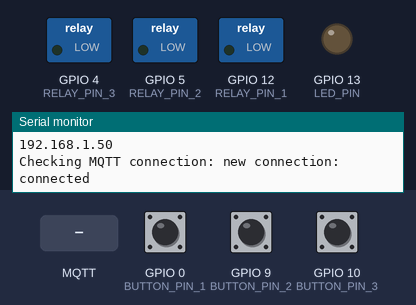
The sketch below on a simulated ESP8266 (NodeMCU). Shown: switched loads named in the sketch (green lamp = pin HIGH), output pins drawn as LEDs (lit = HIGH), the last lines printed to the serial monitor. Inputs (shaded band) come from the test bench; at power-on: GPIO 0 (BUTTON_PIN_1) HIGH, GPIO 10 (BUTTON_PIN_3) HIGH, GPIO 9 (BUTTON_PIN_2) HIGH. WiFi joins after 1.5 s; servers stay silent unless stated; no MQTT or app messages arrive unless stated.

Above: at 5.9 s.
6.0 s: GPIO 0 (BUTTON_PIN_1) pulled LOW for 0.15 s
At 6.6 s:
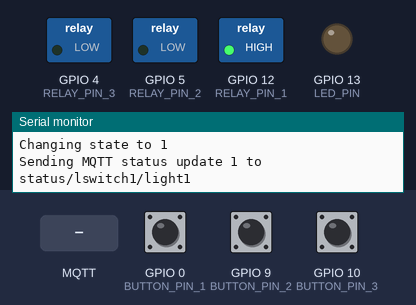
7.6 s: MQTT message "1" arrives on the second subscribed topic
At 8.7 s:
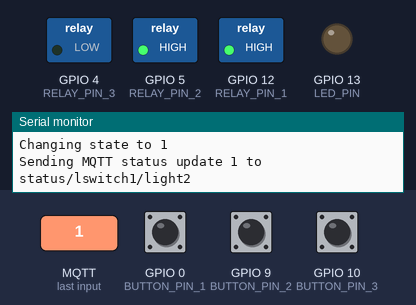
9.1 s: GPIO 10 (BUTTON_PIN_3) pulled LOW for 0.15 s
At 10.3 s:
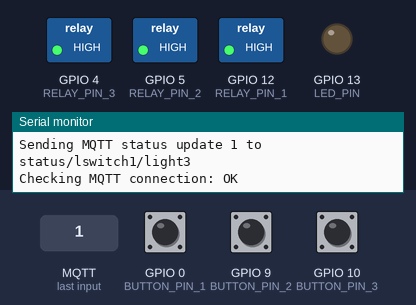
10.7 s: GPIO 9 (BUTTON_PIN_2) pulled LOW for 0.15 s
At 11.8 s:
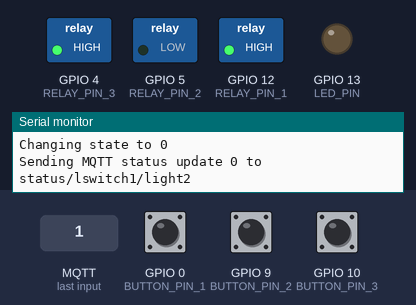
12.3 s: MQTT message "0" arrives on the first subscribed topic
At 12.7 s:
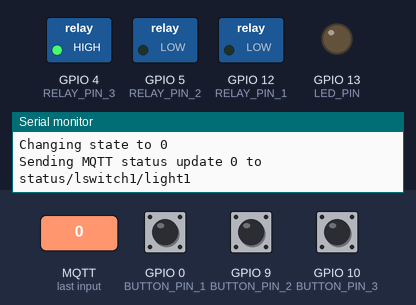
13.8 s: GPIO 9 (BUTTON_PIN_2) pulled LOW for 1 s
At 16.3 s:
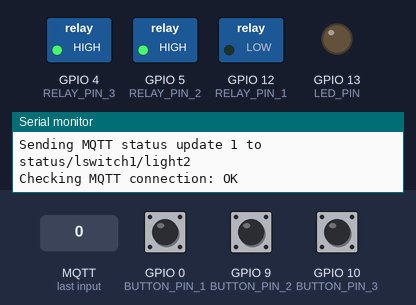
Timing chart, 0 to 17.3 s (numbered marks = the images above; inputs shaded):
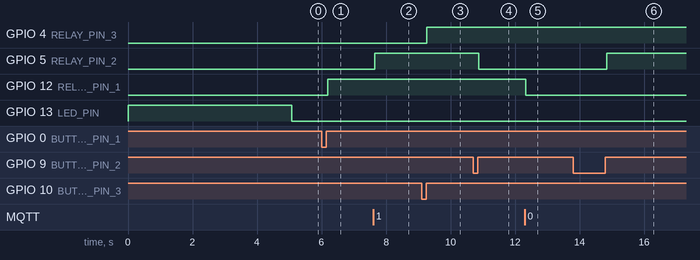

Measured:
- after the input at 6.0 s, GPIO 12 (RELAY_PIN_1): LOW → HIGH after 0.19 s
- after the input at 7.6 s, GPIO 5 (RELAY_PIN_2): LOW → HIGH after 0.05 s
- after the input at 9.1 s, GPIO 4 (RELAY_PIN_3): LOW → HIGH after 0.16 s
- after the input at 10.7 s, GPIO 5 (RELAY_PIN_2): HIGH → LOW after 0.17 s
- after the input at 12.3 s, GPIO 12 (RELAY_PIN_1): HIGH → LOW at once
- after the input at 13.8 s, GPIO 5 (RELAY_PIN_2): LOW → HIGH after 1.0 s

The sketch:

Serial_Echo1.ino
```cpp
/*
   Simpleton Sonoff Touch firmware with MQTT support
   Supports OTA update
   David Pye (C) 2016 GNU GPL v3
*/

#include <ESP8266WiFi.h>
#include <PubSubClient.h>
#include <ESP8266mDNS.h>
#include <WiFiUdp.h>
#include <OneWire.h>
#include <ArduinoOTA.h>

#define NAME "lswitch1"
#define SSID "DIR-300NRU"
#define PASS "7581730dd"

//Defaults to DHCP, if you want a static IP, uncomment and
//configure below
//#define STATIC_IP
#ifdef STATIC_IP
IPAddress ip(192, 168, 0, 50);
IPAddress gateway(192, 168, 1, 1);
IPAddress subnet(255, 255, 0, 0);
#endif

#define MQTT_SERVER "m13.cloudmqtt.com"
#define MQTT_PORT 18076
#define MQTT_USER "xlgdggka"
#define MQTT_PASS "grUisx_T6fro"
#define BUFFER_SIZE 100

#define OTA_PASS "UPDATE_PW"
#define OTA_PORT 8266
const char *cmndTopicMode = "cmnd/" NAME "/mode";
const char *cmndTopic1 = "cmnd/" NAME "/light1";
const char *cmndTopic2 = "cmnd/" NAME "/light2";
const char *cmndTopic3 = "cmnd/" NAME "/light3";
const char *statusTopic_1 = "status/" NAME "/light1";
const char *statusTopic_2 = "status/" NAME "/light2";
const char *statusTopic_3 = "status/" NAME "/light3";

#define BUTTON_PIN_1 0
#define BUTTON_PIN_2 9
#define BUTTON_PIN_3 10
#define RELAY_PIN_1 12
#define RELAY_PIN_2 5
#define RELAY_PIN_3 4
#define LED_PIN 13

volatile int desiredRelayState_1 = 0;
volatile int desiredRelayState_2 = 0;
volatile int desiredRelayState_3 = 0;
volatile int relayState_1 = 0;
volatile int relayState_2 = 0;
volatile int relayState_3 = 0;
volatile unsigned long millisSinceChange_1 = 0;
volatile unsigned long millisSinceChange_2 = 0;
volatile unsigned long millisSinceChange_3 = 0;
volatile int modes = 0;  //0-ручной, 1-автоматический
volatile unsigned long millisAttach = 0;

unsigned long lastMQTTCheck = -5000; //This will force an immediate check on init.

WiFiClient espClient;
PubSubClient client(espClient);
bool printedWifiToSerial = false;

void initWifi() {
  // We start by connecting to a WiFi network
  Serial.println();
  Serial.print("Connecting to ");
  Serial.println(SSID);
#ifdef STATIC_IP
  WiFi.config(ip, gateway, subnet);
#endif

  WiFi.begin(SSID, PASS);
}

void checkMQTTConnection() {
  Serial.print("Checking MQTT connection: ");
  if (client.connected()) Serial.println("OK");
  else {
    if (WiFi.status() == WL_CONNECTED) {
      //Wifi connected, attempt to connect to server
      Serial.print("new connection: ");
      if (client.connect(NAME,MQTT_USER,MQTT_PASS)) {
        Serial.println("connected");
        client.subscribe(cmndTopic1);
        client.subscribe(cmndTopic2);
        client.subscribe(cmndTopic3);
        client.subscribe(cmndTopicMode);
      } else {
        Serial.print("failed, rc=");
        Serial.println(client.state());
      }
    }
    else {
      //Wifi isn't connected, so no point in trying now.
      Serial.println(" Not connected to WiFI AP, abandoned connect.");
    }
  }
  //Set the status LED to ON if we are connected to the MQTT server
  if (client.connected()) digitalWrite(LED_PIN, LOW);
    else digitalWrite(LED_PIN, HIGH);
}

void MQTTcallback(char* topic, byte* payload, unsigned int length) {
  Serial.print("Message arrived [");
  Serial.print(topic);
  Serial.println("] ");

  if (!strcmp(topic, cmndTopic1)) {
    if ((char)payload[0] == '1' || ! strncasecmp_P((char *)payload, "on", length)) {
        desiredRelayState_1 = 1;
        millisAttach = millis();
    }
    else if ((char)payload[0] == '0' || ! strncasecmp_P((char *)payload, "off", length)) {
      desiredRelayState_1 = 0;
      millisAttach = millis();
    }
    else if ( ! strncasecmp_P((char *)payload, "toggle", length)) {
      desiredRelayState_1 = !desiredRelayState_1;
      millisAttach = millis();
    }
  }else if(!strcmp(topic, cmndTopic2)){
    if ((char)payload[0] == '1' || ! strncasecmp_P((char *)payload, "on", length)) {
        desiredRelayState_2 = 1;
        millisAttach = millis();
    }
    else if ((char)payload[0] == '0' || ! strncasecmp_P((char *)payload, "off", length)) {
      desiredRelayState_2 = 0;
      millisAttach = millis();
    }
    else if ( ! strncasecmp_P((char *)payload, "toggle", length)) {
      desiredRelayState_2 = !desiredRelayState_2;
      millisAttach = millis();
    }
  }else if(!strcmp(topic, cmndTopic3)){
    if ((char)payload[0] == '1' || ! strncasecmp_P((char *)payload, "on", length)) {
        desiredRelayState_3 = 1;
        millisAttach = millis();
    }
    else if ((char)payload[0] == '0' || ! strncasecmp_P((char *)payload, "off", length)) {
      desiredRelayState_3 = 0;
      millisAttach = millis();
    }
    else if ( ! strncasecmp_P((char *)payload, "toggle", length)) {
      desiredRelayState_3 = !desiredRelayState_3;
      millisAttach = millis();
    }
  }
}

void shortPress_1() {
  desiredRelayState_1 = !desiredRelayState_1; //Toggle relay state.
  millisAttach = millis();
}

void shortPress_2() {
  desiredRelayState_2 = !desiredRelayState_2; //Toggle relay state.
  millisAttach = millis();
}

void shortPress_3() {
  desiredRelayState_3 = !desiredRelayState_3; //Toggle relay state.
  millisAttach = millis();
}


void buttonChangeCallback_1() {
  if (digitalRead(BUTTON_PIN_1) == 1) {
    //Button has been released, trigger one of the two possible options.
    if (millis() - millisSinceChange_1 > 100){
      //Short press
      shortPress_1();
    }else {
      //Too short to register as a press
    }
  }else {
    //Just been pressed - do nothing until released.
    millisSinceChange_1 = millis();
  }

}

void buttonChangeCallback_2() {
  if (digitalRead(BUTTON_PIN_2) == 1) {
    //Button has been released, trigger one of the two possible options.
    if (millis() - millisSinceChange_2 > 100){
      //Short press
      shortPress_2();
    }else {
      //Too short to register as a press
    }
  }else {
    //Just been pressed - do nothing until released.
    millisSinceChange_2 = millis();
  }

}

void buttonChangeCallback_3() {
  if (digitalRead(BUTTON_PIN_3) == 1) {
    //Button has been released, trigger one of the two possible options.
    if (millis() - millisSinceChange_3 > 100){
      //Short press
      shortPress_3();
    }else {
      //Too short to register as a press
    }
  }else {
    //Just been pressed - do nothing until released.
    millisSinceChange_3 = millis();
  }

}

void setup() {
  Serial.begin(115200);
  Serial.println("Initialising");
  pinMode(RELAY_PIN_1, OUTPUT);
  pinMode(RELAY_PIN_2, OUTPUT);
  pinMode(RELAY_PIN_3, OUTPUT);
  digitalWrite(RELAY_PIN_1, LOW);
  digitalWrite(RELAY_PIN_2, LOW);
  digitalWrite(RELAY_PIN_3, LOW);
  pinMode(BUTTON_PIN_1, INPUT_PULLUP);
  pinMode(BUTTON_PIN_2, INPUT_PULLUP);
  pinMode(BUTTON_PIN_3, INPUT_PULLUP);
  pinMode(LED_PIN, OUTPUT);

  digitalWrite(LED_PIN, HIGH); //LED off.

  initWifi();

  client.setServer(MQTT_SERVER, MQTT_PORT);
  client.setCallback(MQTTcallback);

  //OTA setup
  ArduinoOTA.setPort(OTA_PORT);
  ArduinoOTA.setHostname(NAME);
  ArduinoOTA.setPassword(OTA_PASS);
  ArduinoOTA.begin();
  //Enable interrupt for button press

  Serial.println("Enabling touch switch interrupt");
  attachInterrupt(digitalPinToInterrupt(BUTTON_PIN_1), buttonChangeCallback_1, CHANGE);
  attachInterrupt(digitalPinToInterrupt(BUTTON_PIN_2), buttonChangeCallback_2, CHANGE);
  attachInterrupt(digitalPinToInterrupt(BUTTON_PIN_3), buttonChangeCallback_3, CHANGE);
}

void loop() {
  //If we haven't printed WiFi details to Serial port yet, and WiFi now connected,
  //do so now. (just the once)
  //Serial.println("WiFi connected");
  //delay(500);
  if (!printedWifiToSerial && WiFi.status() == WL_CONNECTED) {
    Serial.println("WiFi connected");
    Serial.println("IP address: ");
    Serial.println(WiFi.localIP());
    printedWifiToSerial = true;
  }

  if (millis() - lastMQTTCheck >= 5000) {
    checkMQTTConnection();
    lastMQTTCheck = millis();
  }

  //Handle any pending MQTT messages
  client.loop();

  //Handle any pending OTA SW updates
  ArduinoOTA.handle();

  //Relay state is updated via the interrupt *OR* the MQTT callback.
  if (relayState_1 != desiredRelayState_1) {
      Serial.print("Changing state to ");
      Serial.println(desiredRelayState_1);

      digitalWrite(RELAY_PIN_1, desiredRelayState_1);
      relayState_1 = desiredRelayState_1;

      Serial.print("Sending MQTT status update ");
      Serial.print(relayState_1);
      Serial.print(" to ");
      Serial.println(statusTopic_1);

      client.publish(statusTopic_1, relayState_1 == 0 ? "0" : "1");
  }

  if (relayState_2 != desiredRelayState_2) {
      Serial.print("Changing state to ");
      Serial.println(desiredRelayState_2);

      digitalWrite(RELAY_PIN_2, desiredRelayState_2);
      relayState_2 = desiredRelayState_2;

      Serial.print("Sending MQTT status update ");
      Serial.print(relayState_2);
      Serial.print(" to ");
      Serial.println(statusTopic_2);

      client.publish(statusTopic_2, relayState_2 == 0 ? "0" : "1");
  }

  if (relayState_3 != desiredRelayState_3) {
      Serial.print("Changing state to ");
      Serial.println(desiredRelayState_3);

      digitalWrite(RELAY_PIN_3, desiredRelayState_3);
      relayState_3 = desiredRelayState_3;

      Serial.print("Sending MQTT status update ");
      Serial.print(relayState_3);
      Serial.print(" to ");
      Serial.println(statusTopic_3);

      client.publish(statusTopic_3, relayState_3 == 0 ? "0" : "1");
  }

  delay(50);
}
```
